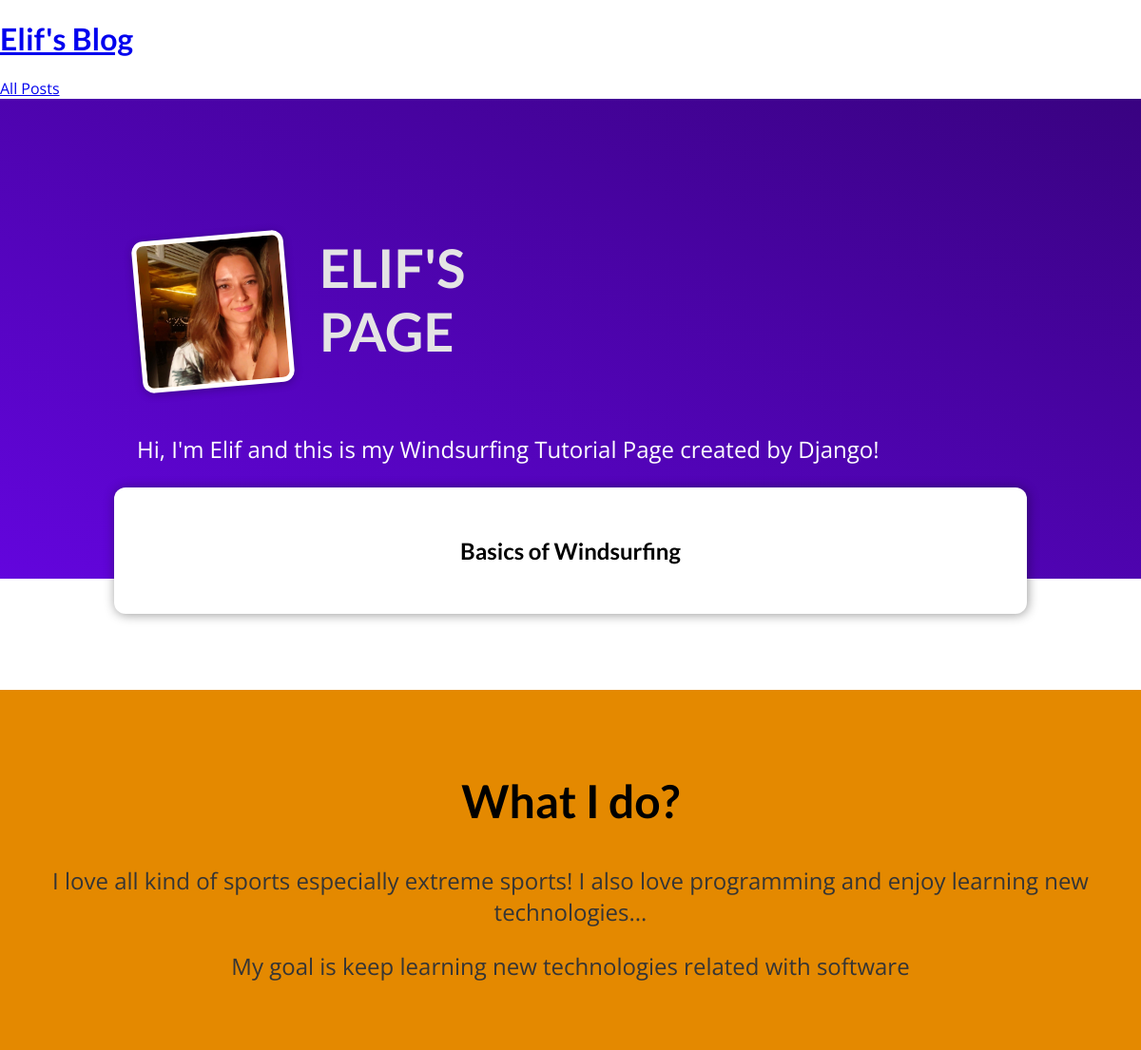
Before: / with the older database file.
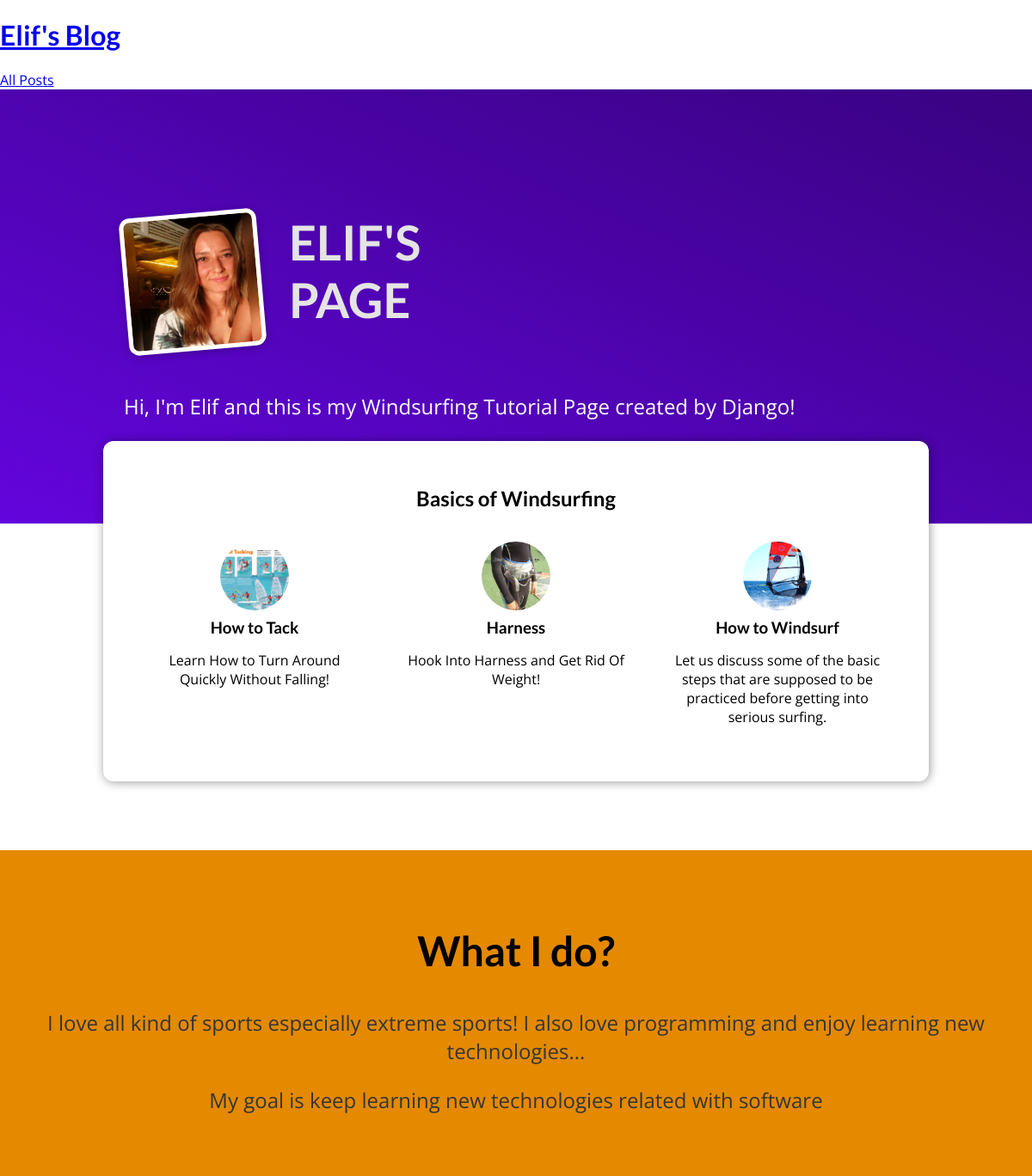
After: the same page with the newer database file.
### blog/models.py (models this page shows)
class Post(models.Model):
    title = models.CharField(max_length=150)
    excerpt = models.CharField(max_length=200)
    image_name = models.CharField(max_length=100)
    date = models.DateField(auto_now=True)
    slug = models.SlugField(unique=True, db_index=True)
    content = models.TextField(validators=[MinLengthValidator(10)])
    author = models.ForeignKey(
        Author, on_delete=models.SET_NULL, null=True,related_name="posts")
    tags = models.ManyToManyField(Tag)

### blog/views.py (the view)
# urls.py: path("",views.starting_page,name="starting-page"), #introduction page where you can see latests posts and can direct to /posts
def starting_page(request):
    latest_posts=Post.objects.all().order_by("-date")[:3]
    return render(request,"blog/index.html",
    {
        "posts":latest_posts
    })

### blog/templates/blog/index.html (shortened to what this page needs)
{% extends "base.html"%}
{% load static %}
{%block css_files%}
    <link rel= "stylesheet" href="{%static "blog/post.css"%}"/>
    <link rel="stylesheet" href="{%static "blog/index.css"%}"/>
{%endblock%}
{%block content%}
    <section id="welcome">
        <header>
            <img src="{% static "blog/images/profile.jpg" %}" alt="Elif - The Author of This Page"/>
            <h2>ELIF'S PAGE</h2>
        </header>
        <p>Hi, I'm Elif and this is my Windsurfing Tutorial Page created by Django!</p>
    </section>
    <section id="latest-posts">
    <h2>Basics of Windsurfing</h2>
    <ul>
        {%for post in posts%}
            {% include "blog/includes/post.html" %}
        {% endfor %}
    </ul>
    </section>
    <section id="about">
    <h2>What I do?</h2>
    <p>
        I love all kind of sports especially extreme sports! I also love programming and enjoy learning new technologies...
    </p>
    <p>
        My goal is keep learning new technologies related with software
    </p>
    </section>
{%endblock%}

### blog/templates/blog/includes/post.html
{% load static %}
<li>
  <article class="post">
    <a href="{% url "post-detail-page" post.slug %}">
      <img src="{% static "blog/images/"|add:post.image_name %}" alt="{{ post.title }}"
      />
      <div class="post__content">
        <h3>{{ post.title }}</h3>
        <p>
          {{ post.excerpt }}
        </p>
      </div>
    </a>
  </article>
</li>

Changed rows visible on the page:
added Post: image_name (picture), title "How to Tack", excerpt "Learn How to Turn Around Quickly Without Falling!"
added Post: image_name (picture), title "Harness", excerpt "Hook Into Harness and Get Rid Of Weight!"
added Post: image_name (picture), title "How to Windsurf", excerpt "Let us discuss some of the basic steps that are supposed to be practiced before getting into serious surfing."
